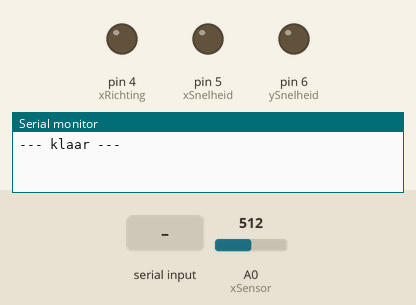
This sketch was run on a simulated Arduino Uno, built with avr-gcc and run on an emulated ATmega328P. Parts: output pins drawn as LEDs (lit = HIGH), the last lines printed to the serial monitor. Inputs (shaded band) come from the test bench; at power-on: A0 (xSensor) = 512.

Above: at 1.2 s.
1.3 s: "90,45\n" received over Serial
At 2.0 s:
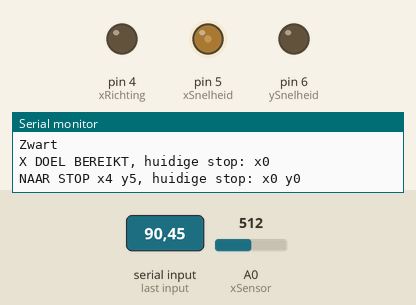
3.9 s: "l90\n" received over Serial
At 4.5 s:
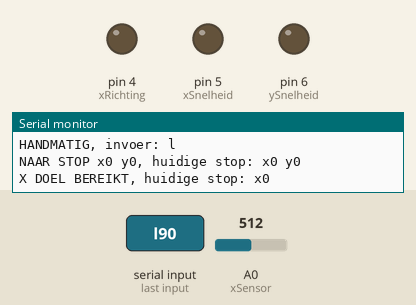
5.5 s: "u90\n" received over Serial
At 6.8 s:
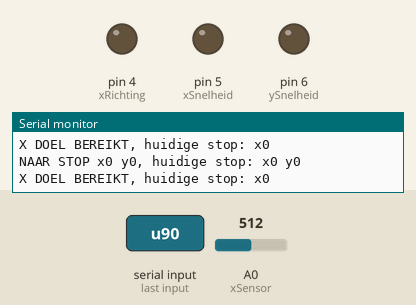
7.1 s: "d90\n" received over Serial
At 8.1 s:
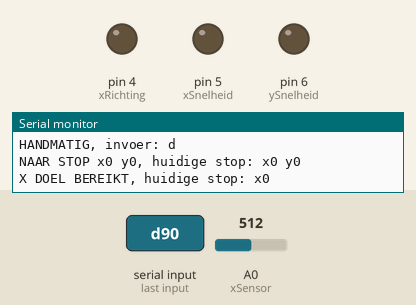
8.7 s: "u,45\n" received over Serial
At 9.3 s:
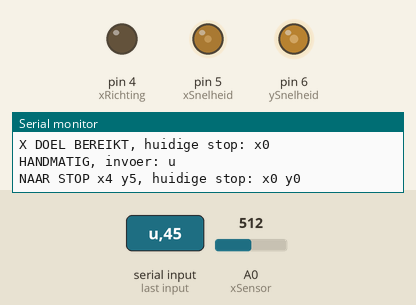
11.3 s: "d,45\n" received over Serial
At 12.2 s:
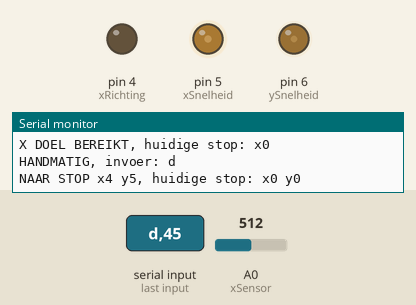
Timing chart, 0 to 14.3 s (numbered marks = the images above; inputs shaded):
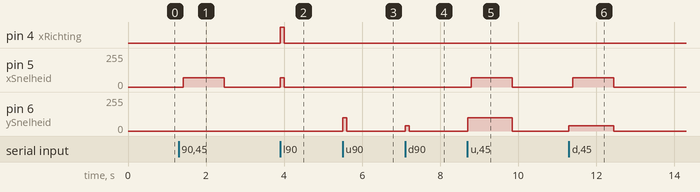

Measured:
- after the input at 1.3 s, pin 5 (xSnelheid): 0/255 → 70/255 after 0.12 s, → 0/255 1.1 s later
- after the input at 3.9 s, pin 4 (xRichting): LOW → HIGH at once, → LOW 0.10 s later; pin 5 (xSnelheid): 0/255 → 70/255 at once, → 0/255 0.10 s later
- after the input at 5.5 s, pin 6 (ySnelheid): 0/255 → 100/255 at once, → 0/255 0.10 s later
- after the input at 7.1 s, pin 6 (ySnelheid): 0/255 → 40/255 at once, → 0/255 0.10 s later
- after the input at 8.7 s, pin 5 (xSnelheid): 0/255 → 70/255 after 0.10 s, → 0/255 1.1 s later; pin 6 (ySnelheid): 0/255 → 100/255 at once, → 0/255 1.2 s later
- after the input at 11.3 s, pin 5 (xSnelheid): 0/255 → 70/255 after 0.10 s, → 0/255 1.1 s later; pin 6 (ySnelheid): 0/255 → 40/255 at once, → 0/255 1.2 s later

The sketch:

Pick_v1.2.ino
```cpp
int xSnelheid = 5;
int xRichting = 4;
int xMaxSnelheid = 70;
int xSensor = A0;

boolean xDoelBereikt = false;
boolean xZwart = false;
int xDoelStop = -1; // -1 betekent not set.
int xHuidigeStop = 0;


int ySnelheid = 6;
int yRichting = 7;
int ySensor = A1;

boolean yDoelBereikt = false;
boolean yZwart = false;
int yDoelStop = -1; // -1 betekent not set.
int yHuidigeStop = 0;


char incommingChar = 'n'; // n betekent not set.
String incommingString;

void setup() {
  Serial.begin(9600);

  pinMode(xRichting, OUTPUT);

  Serial.println("--- klaar ---");
}

void loop() {
  if (Serial.available() > 0) {


    incommingChar = Serial.read();

    if (incommingChar == 'l' || incommingChar == 'r' || incommingChar == 's' || incommingChar == 'u' || incommingChar == 'd') { // handmatig besturen
      xDoelStop = -1;
      translate(incommingChar);
      Serial.print("HANDMATIG, invoer: ");
      Serial.println(incommingChar);
      incommingChar = 'n';
    }
    else {
      checkIncomingData();
    }

    delay(50);
  }

  if (!xDoelBereikt) {
    moveX();
  }
  else if (!yDoelBereikt) {
    //moveY();
  }

}

void moveX() {
  if (xDoelStop != -1) {
    if (xDoelStop < xHuidigeStop) {
      translate('l');
      goLeft();
    }
    else {
      translate('r');
      goRight();
    }
  }

  if (xHuidigeStop == xDoelStop) {
    translate('s');
    xDoelBereikt = true;
    Serial.print("X DOEL BEREIKT");
    Serial.print(", huidige stop: x");
    Serial.println(xHuidigeStop);
    Serial.println();
    incommingChar = 'n';
    xDoelStop = -1;
  }
}

void moveY() {
  if (yDoelStop != -1) {
    if (yDoelStop < yHuidigeStop) {
      translate('d');
      goDown();
    }
    else {
      translate('u');
      goUp();
    }
  }

  if (yHuidigeStop == yDoelStop) {
    translate('s');
    yDoelBereikt = true;
    Serial.print("Y DOEL BEREIKT");
    Serial.print(", huidige stop: x");
    Serial.println(yHuidigeStop);
    Serial.println();
    incommingChar = 'n';
    yDoelStop = -1;
  }
}


void goUp() {
  boolean newZwart;

  if (analogRead(ySensor) > 180) {
    newZwart = true;
  }
  else {
    newZwart = false;
  }

  if (newZwart != yZwart) {
    if (newZwart == 0) {
      yHuidigeStop++;
    }
    if (newZwart) {
      Serial.println("Zwart");
      translate('u');
    }
    else {
      Serial.print("Wit");
      translate('u');
      Serial.print(" huidige stop: y");
      Serial.println(yHuidigeStop);
    }
  }

  yZwart = newZwart;
}

void goDown() {
  boolean newZwart;

  if (analogRead(ySensor) > 180) {
    newZwart = true;
  }
  else {
    newZwart = false;
  }

  if (newZwart != yZwart) {
    if (newZwart == 0) {
      yHuidigeStop--;
    }
    if (newZwart) {
      Serial.println("Zwart");
      translate('d');
    }
    else {
      Serial.print("Wit");
      translate('d');
      Serial.print(" huidige stop: y");
      Serial.println(yHuidigeStop);
    }
  }

  yZwart = newZwart;
}

void goRight() {
  boolean newZwart;

  if (analogRead(xSensor) > 100) {
    newZwart = true;
  }
  else {
    newZwart = false;
  }

  if (newZwart != xZwart) {
    if (newZwart == 0) {
      xHuidigeStop++;
    }
    if (newZwart) {
      Serial.println("Zwart");
      translate('r');
    }
    else {
      Serial.print("Wit");
      translate('r');
      Serial.print(" huidige stop: x");
      Serial.println(xHuidigeStop);
    }
  }

  xZwart = newZwart;
}

void goLeft() {
  boolean newZwart;

  if (analogRead(xSensor) > 100) {
    newZwart = true;
  }
  else {
    newZwart = false;
  }

  if (newZwart != xZwart) {
    if (newZwart == 0) {
      xHuidigeStop--;
    }
    if (newZwart) {
      Serial.println("Zwart");
      translate('l');
    }
    else {
      Serial.print("Wit");
      translate('l');
      Serial.print(" huidige stop: x");
      Serial.println(xHuidigeStop);
    }
  }

  xZwart = newZwart;
}


void translate(char translation) {
  switch (translation) {
      case 'l':
        digitalWrite(xRichting, HIGH);
        analogWrite(xSnelheid, xMaxSnelheid);
      break;
      case 'r':
        digitalWrite(xRichting, LOW);
        analogWrite(xSnelheid, xMaxSnelheid);
      break;
      case 'u':
        digitalWrite(yRichting, HIGH);
        analogWrite(ySnelheid, 100);
      break;
      case 'd':
        digitalWrite(yRichting, LOW);
        analogWrite(ySnelheid, 40);
      break;
      default:
        analogWrite(xSnelheid, 0);
        analogWrite(ySnelheid, 0);
      break;
    }
}


void checkIncomingData() { //lees inkomende coordinaten
  // lees het int uit de serial buffer
  int data = Serial.parseInt();

  //splits op in X en Y coordinaten
  xDoelStop = ((data/10)%10);
  xDoelBereikt = false;
  yDoelStop = (data%10);
  yDoelBereikt = false;

  Serial.print("NAAR STOP x");
  Serial.print(xDoelStop);
  Serial.print(" y");
  Serial.print(yDoelStop);

  Serial.print(", huidige stop: x");
  Serial.print(xHuidigeStop);

  Serial.print(" y");
  Serial.println(yHuidigeStop);

}
```
